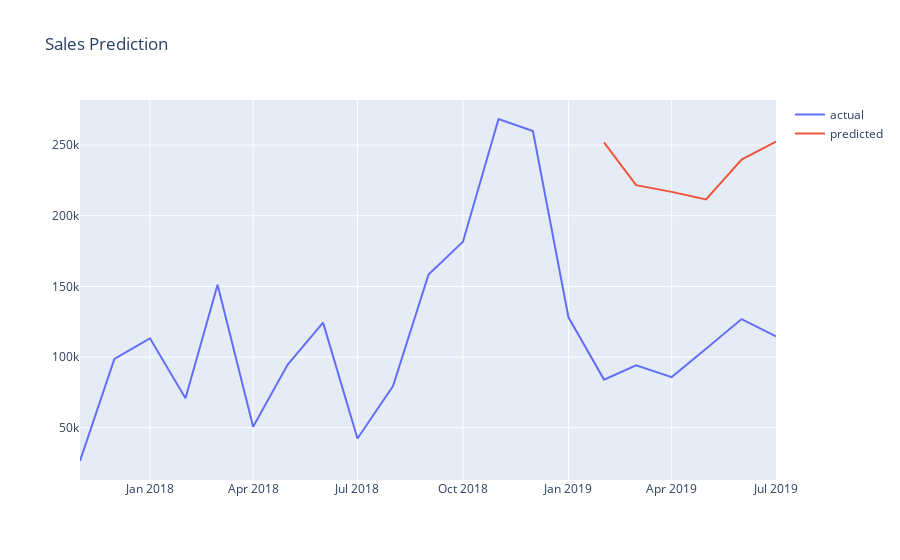

The notebook cell this image was saved under:
### Code cell
#merge with actual sales dataframe
df_sales_pred = pd.merge(df_UK,df_result,on='yearmonth',how='left')
#plot actual and predicted
plot_data = [
    go.Scatter(
        x=df_sales_pred['yearmonth'],
        y=df_sales_pred['total_price'],
        name='actual'
    ),
        go.Scatter(
        x=df_sales_pred['yearmonth'],
        y=df_sales_pred['pred_value'],
        name='predicted'
    )
    
]
plot_layout = go.Layout(
        title='Sales Prediction'
    )
fig = go.Figure(data=plot_data, layout=plot_layout)
pyoff.iplot(fig)

### Figure 1 — Plotly figure (JSON) as saved in the notebook; plotly's stock layout.template omitted (floating-point values rounded to 4 significant figures)
{"data": [{"name": "actual", "type": "scatter", "x": ["2017-11-01T00:00:00", "2017-12-01T00:00:00", "2018-01-01T00:00:00", "2018-02-01T00:00:00", "2018-03-01T00:00:00", "2018-04-01T00:00:00", "2018-05-01T00:00:00", "2018-06-01T00:00:00", "2018-07-01T00:00:00", "2018-08-01T00:00:00", "2018-09-01T00:00:00", "2018-10-01T00:00:00", "2018-11-01T00:00:00", "2018-12-01T00:00:00", "2019-01-01T00:00:00", "2019-02-01T00:00:00", "2019-03-01T00:00:00", "2019-04-01T00:00:00", "2019-05-01T00:00:00", "2019-06-01T00:00:00", "2019-07-01T00:00:00"], "y": [26480.0, 98680.0, 113300.0, 70860.0, 151100.0, 50790.0, 94550.0, 124400.0, 42400.0, 79500.0, 158500.0, 181600.0, 268500.0, 259900.0, 128200.0, 84070.0, 94230.0, 85860.0, 105800.0, 126900.0, 114600.0]}, {"name": "predicted", "type": "scatter", "x": ["2017-11-01T00:00:00", "2017-12-01T00:00:00", "2018-01-01T00:00:00", "2018-02-01T00:00:00", "2018-03-01T00:00:00", "2018-04-01T00:00:00", "2018-05-01T00:00:00", "2018-06-01T00:00:00", "2018-07-01T00:00:00", "2018-08-01T00:00:00", "2018-09-01T00:00:00", "2018-10-01T00:00:00", "2018-11-01T00:00:00", "2018-12-01T00:00:00", "2019-01-01T00:00:00", "2019-02-01T00:00:00", "2019-03-01T00:00:00", "2019-04-01T00:00:00", "2019-05-01T00:00:00", "2019-06-01T00:00:00", "2019-07-01T00:00:00"], "y": [null, null, null, null, null, null, null, null, null, null, null, null, null, null, null, 251877, 221670, 216921, 211615, 239775, 252401]}], "layout": {"title": {"text": "Sales Prediction"}}}
